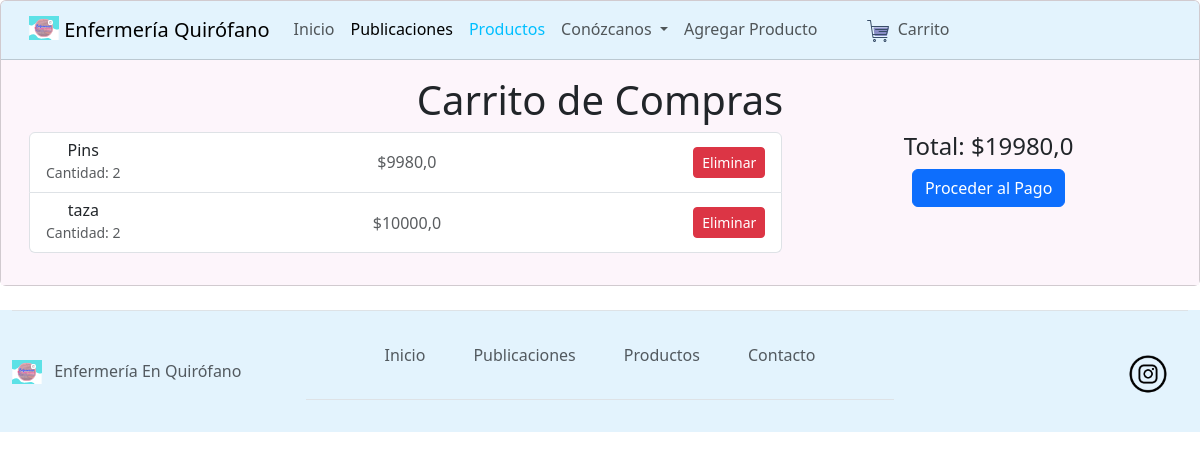
The page /productos/cart/ (signed in) on the database its author committed.
### productos/models.py (models this page shows, shortened)
class Carrito(models.Model):
    user = models.ForeignKey(settings.AUTH_USER_MODEL, on_delete=models.CASCADE)
    producto = models.ForeignKey(Producto, on_delete=models.CASCADE)
    cantidad = models.PositiveIntegerField(default=1)

class Producto(models.Model):
    author = models.ForeignKey(settings.AUTH_USER_MODEL, on_delete=models.CASCADE)
    name = models.CharField(max_length=100)
    image = models.ImageField(null=True)
    price = models.FloatField()

### productos/views.py (the view)
# urls.py: path('cart/', views.cart_detail, name='cart_detail'),
@login_required
def cart_detail(request):
    cart_items = Carrito.objects.filter(user=request.user)
    total = sum(item.producto.price * item.cantidad for item in cart_items)
    context = {'cart_items': cart_items, 'total': total}
    return render(request, 'productos/cart_detail.html', context)

### productos/templatetags/cart_filters.py (called while the page is built)
@register.filter
def multiply(value, arg):
    try:
        return value * arg
    except (ValueError, TypeError):
        return ''

### productos/templates/productos/cart_detail.html
{% extends 'productos/base3.html' %}
{% load static %}
{% load cart_filters %}
{% block content %}
<div class="container-fluid">
    <h1>Carrito de Compras</h1>
    <div class="row">
        <div class="col-md-8">
            <ul class="list-group mb-3">
                {% for item in cart_items %}
                <li class="list-group-item d-flex justify-content-between align-items-center">
                    <div>
                        <h6 class="my-0">{{ item.producto.name }}</h6>
                        <small class="text-muted">Cantidad: {{ item.cantidad }}</small>
                    </div>
                    <span class="text-muted">${{ item.producto.price|multiply:item.cantidad }}</span>
                    <a href="{% url 'remove_from_cart' item.id %}" class="btn btn-danger btn-sm">Eliminar</a>
                </li>
                {% endfor %}
            </ul>
        </div>
        <div class="col-md-4">
            <h4>Total: ${{ total }}</h4>
            <a href="#" class="btn btn-primary">Proceder al Pago</a>
        </div>
    </div>
</div>
{% endblock %}

### rows shown on the page
Carrito: producto.name "Pins", cantidad "2", producto.price|multiply "9980,0"
Carrito: producto.name "taza", cantidad "2", producto.price|multiply "10000,0"

### other values the page prints
{{ total }} "19980,0"
